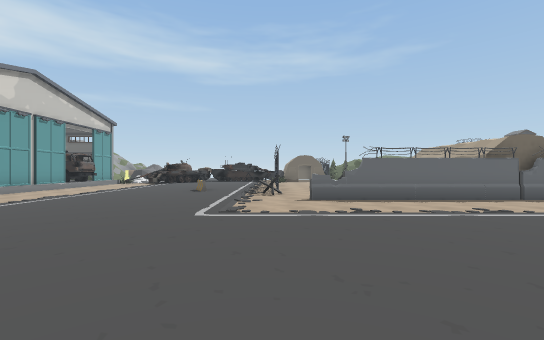
[1] (above)

24 first-person views from a walk through a 3-D level made in the Unity game engine. The camera is 1.5 m above the floor, looks level and sees 90° across. The floor is counted in squares, 2 m on a side. Each view is taken from the middle of a square. On the plan, view 1 faces up. The plan holds only what a view shows up to about 10 squares ahead; the rest is blank. The place goes on beyond the plan.

[2]
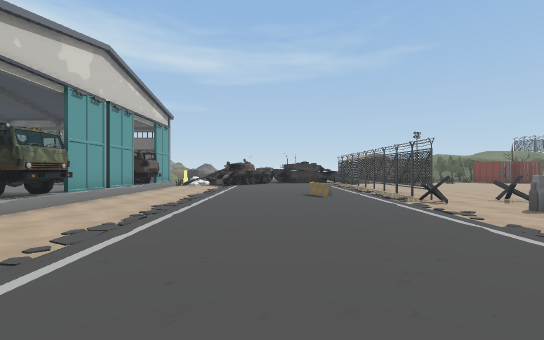

[3]
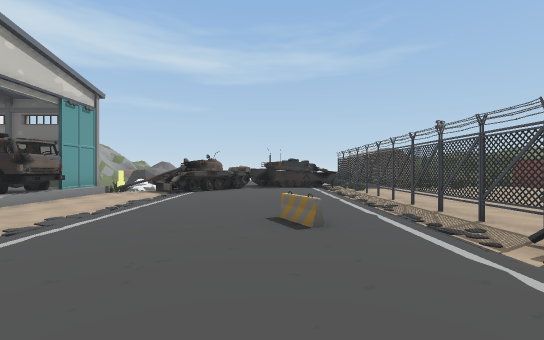

[4]
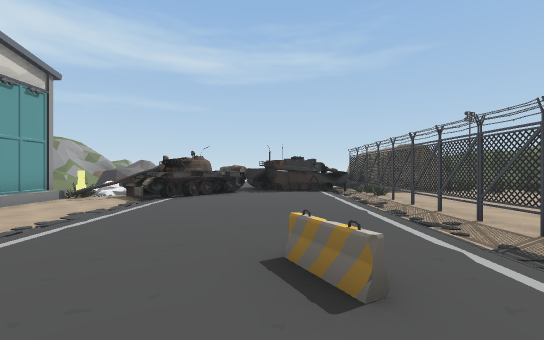

[5]
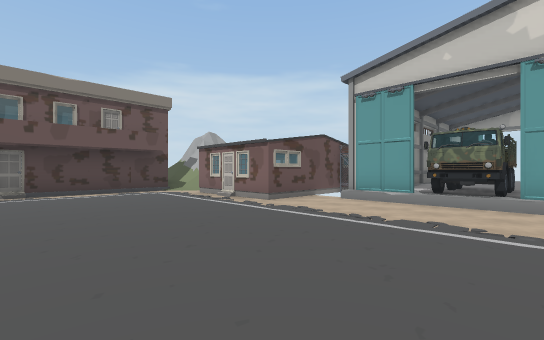

[6]
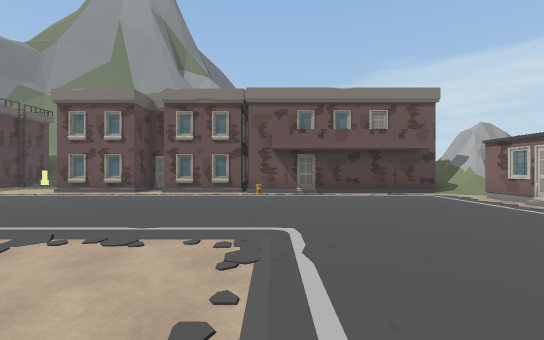

[7]
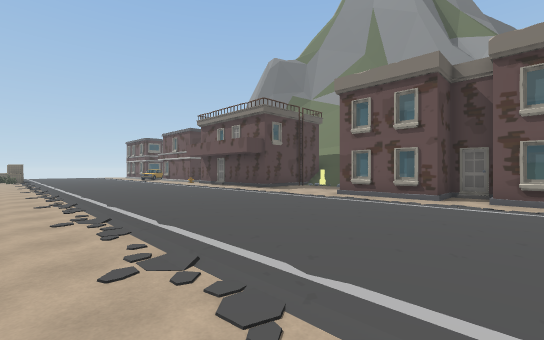

[8]
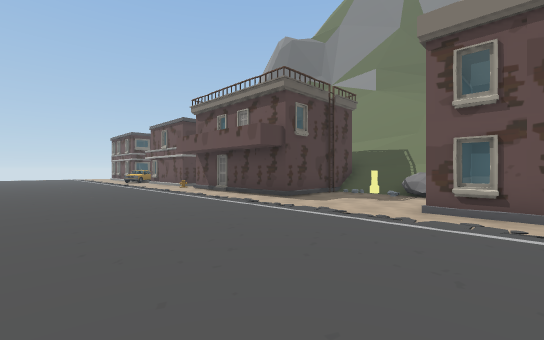

[9]
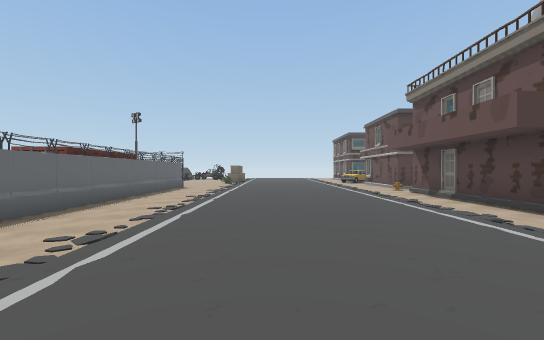

[10]
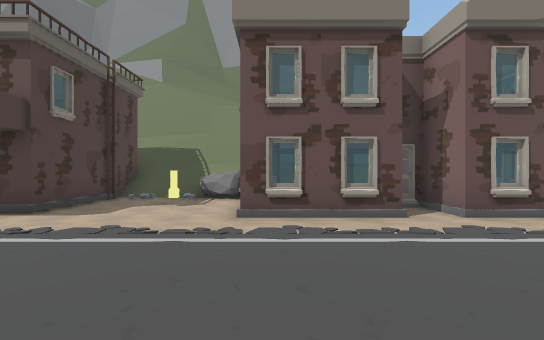

[11]
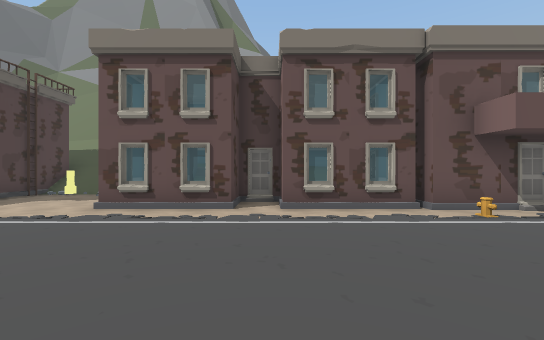

[12]
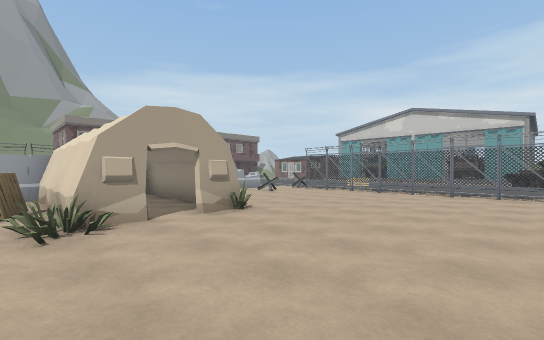

[13]
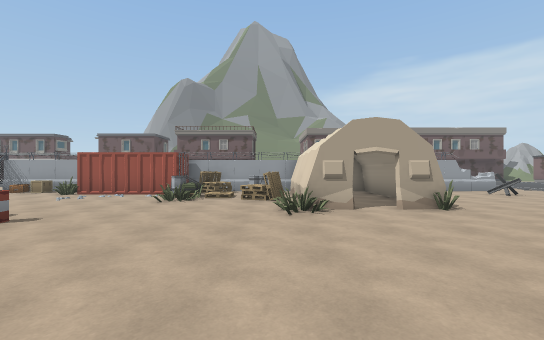

[14]
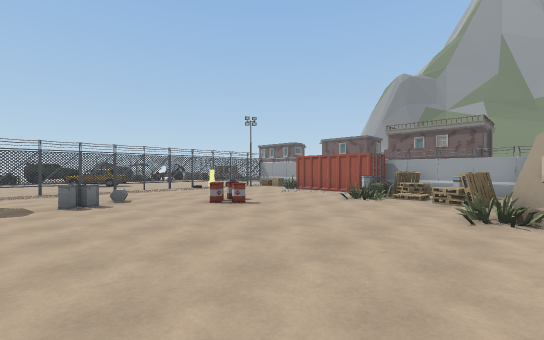

[15]
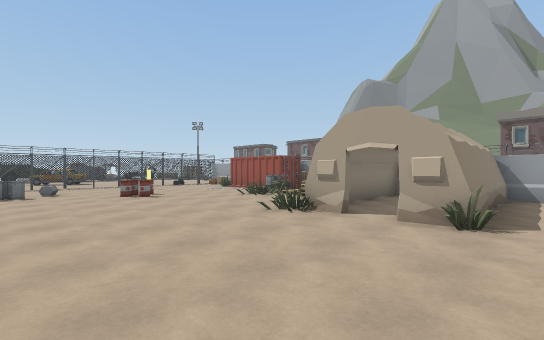

[16]
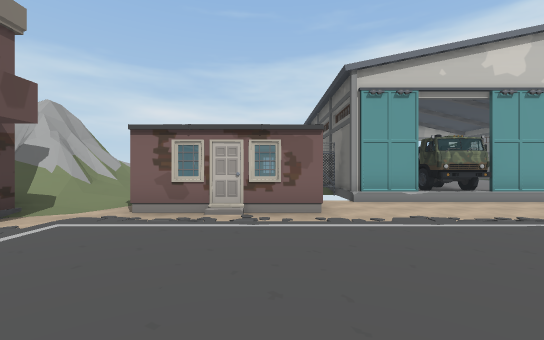

[17]
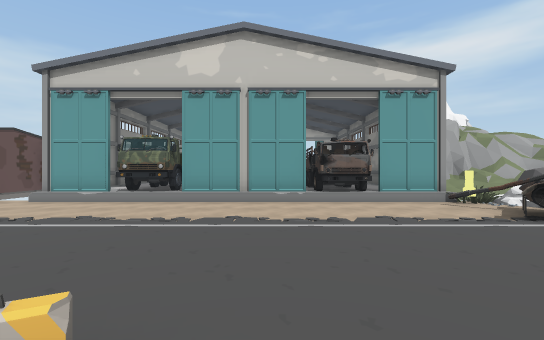

[18]
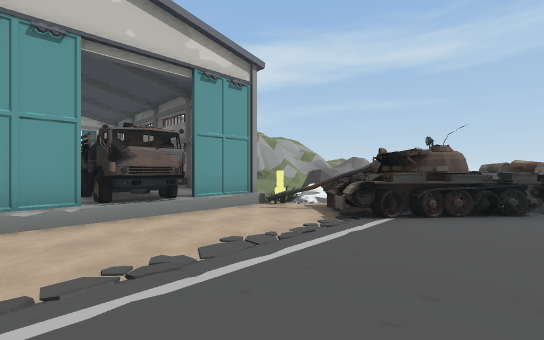

[19]
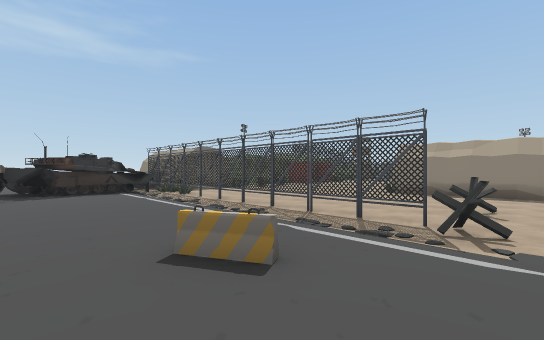

[20]
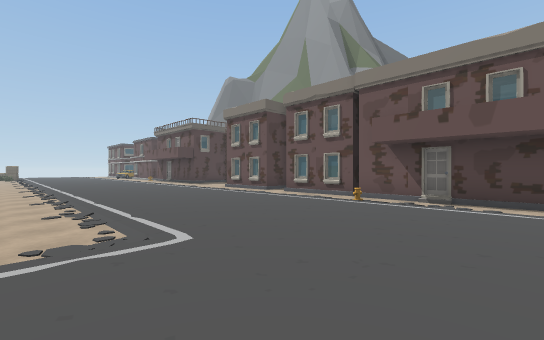

[21]
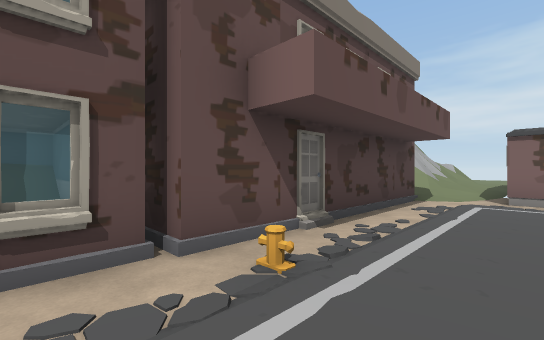

[22]
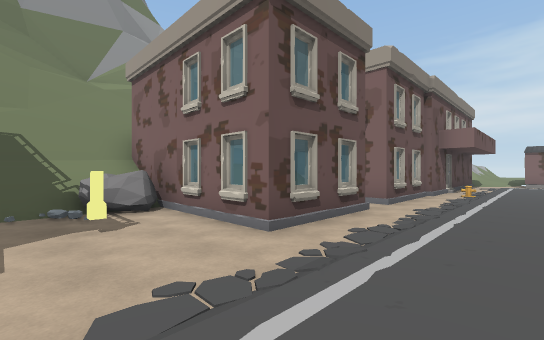

[23]
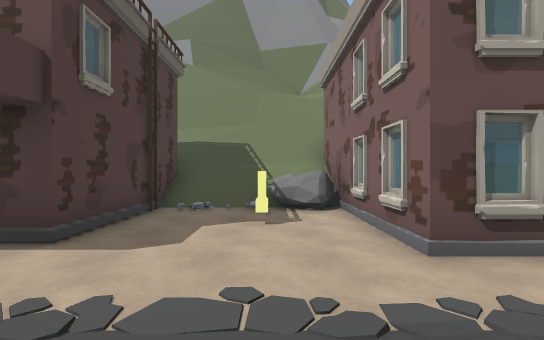

[24]
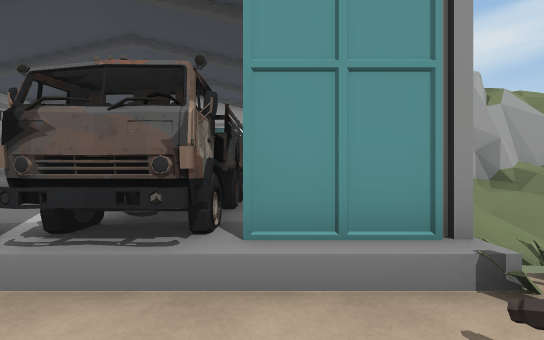

### Floor plan
Key: @ floor where view 1 was taken; # wall or solid block; x gap in a wall; . main floor; : floor 0.5 m higher than the main floor; / step, stairs or slope; = window, fence, low wall or low ledge; ^ raised ledge; v drop or lower ground; B barricade; T trap; R truck; F fence; C rock; U building; H house; A boat; N container; P pallet; E barrel; O other object.
Columns run from 11 left of view 1 to 15 right of it. Each row starts with its distance up from view 1.
 17 ##CCC #^#.#OO...OO ........
 16  ^OO^##....F..............O
 15  ##=x^.....F..............E
 14 RR#........F...............
 13 RRR........F............EO.
 12 RRR........F.....O.O.......
 11   #........F.....#.#.......
 10   #.....B..F.....#.#O.O....
  9   #........T.T...# #...P.NO
  8 RRR..............# #O.ONNNN
  7 RR:..........##############
  6   #........................
  5 ###........................
  4 UFUUU......................
  3     U......................
  2     U......................
  1 U   U......................
  0 ...........@...............
 -1 /////.H...A................
 -2 //=//HH    #HH.#HH....#H#HH
 -3 ###=  H    #  HH H.O..H
 -4          HH#H    H....H
 -5        HHHH#HHv HHCC//H
 -6            #HHHHHH////HH
 -7            #HHHHH##^^^=
 -8                   #
 -9                  v
-10                  vv
-11                   ##

Positions as (right, up) in squares from view 1, and headings:
1: (0, 0), facing up
2: (-4, 2), facing up
3: (-3, 6), facing up
4: (-3, 8), facing up
5: (-2, 9), facing down-left
6: (-1, 8), facing down
7: (2, 6), facing down-right
8: (5, 4), facing down-right
9: (6, 3), facing right
10: (6, 3), facing down
11: (3, 4), facing down
12: (9, 16), facing down-left
13: (9, 17), facing down
14: (8, 17), facing down-right
15: (5, 16), facing down-right
16: (-2, 3), facing left
17: (-2, 11), facing left
18: (-4, 11), facing up-left
19: (-4, 8), facing up-right
20: (-4, 6), facing down-right
21: (1, 1), facing down-left
22: (9, 1), facing down-left
23: (8, 1), facing down
24: (-7, 14), facing left
